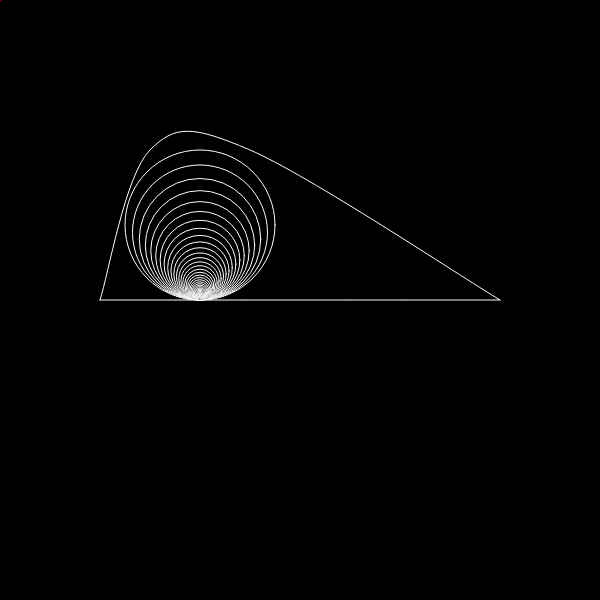
Frame 1 (no input)
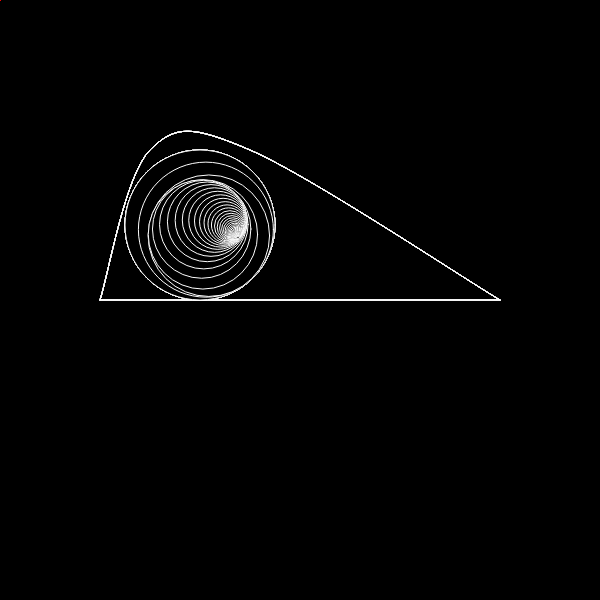
Frame 60 (no input)
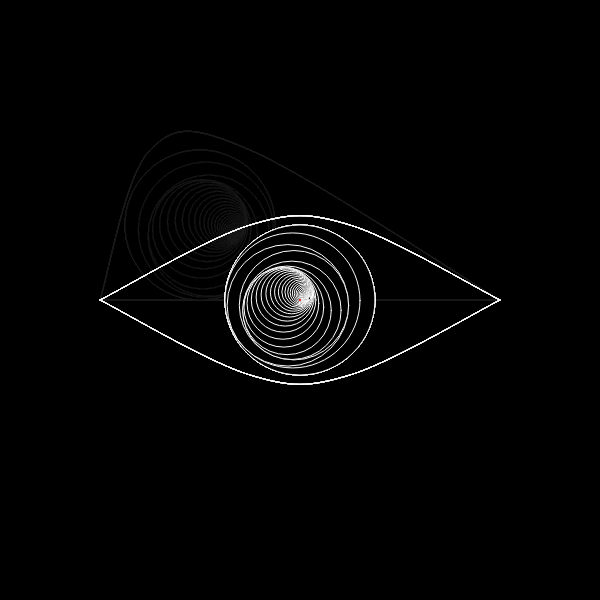
Frame 120 (the mouse pressed at the canvas centre since frame 60)

The p5.js sketch that drew these frames (run headless with seeded random() and noise() and a simulated clock; from frame 60 on, the mouse is pressed at the canvas centre):

// p5.js sketch
// ── sketch.js
// face with mouse-driven mouth curves and a chain of nested eyes

let a = 0;
let t = 0;
let eyes = new Array(40);

function setup() {
  createCanvas(600, 600);
  background(0);
  noStroke();
  noCursor();
}

function draw() {
  // soft fade instead of clear, matching the original's `rect(0,0,w,h)` with fill(0,10)
  noStroke();
  fill(0, 10);
  rect(0, 0, width, height);

  fill(255);
  const xl = map(mouseX, 0, width, width / 6 * 2 - 50, width / 6 * 3 + 50);
  const xr = map(mouseX, 0, width, width / 6 * 3 - 50, width / 6 * 4 + 50);
  const yU = map(mouseY, 0, height, height / 4, height / 2);
  const yL = map(mouseY, 0, height, height / 2, height / 4 * 3);

  noFill();
  stroke(255);
  beginShape();
  curveVertex(width / 6, height / 2);
  curveVertex(width / 6, height / 2);
  curveVertex(xl, yU);
  curveVertex(xr, yU);
  curveVertex(width / 6 * 5, height / 2);
  curveVertex(width / 6 * 5, height / 2);
  endShape();

  beginShape();
  curveVertex(width / 6, height / 2);
  curveVertex(width / 6, height / 2);
  curveVertex(xl, yL);
  curveVertex(xr, yL);
  curveVertex(width / 6 * 5, height / 2);
  curveVertex(width / 6 * 5, height / 2);
  endShape();

  for (let i = 0; i < eyes.length; i++) {
    if (i === 0) {
      eyes[i] = new Eye((xl + xr) / 2, (yU + yL) / 2, yL - yU);
    } else {
      eyes[i] = new Eye(
        sin(a / i) * eyes[i - 1].er / 20 + eyes[i - 1].ex,
        cos(a / i) * eyes[i - 1].er / 20 + eyes[i - 1].ey,
        eyes[i - 1].er * 0.9
      );
    }
    eyes[i].display(i % 2 === 0 ? 0 : 255);
  }

  t += 0.005;
  a += noise(t) * 0.4;

  fill(255, 0, 0);
  noStroke();
  ellipse(mouseX, mouseY, 2, 2);
}

class Eye {
  constructor(ex, ey, er) {
    this.ex = ex;
    this.ey = ey;
    this.er = er;
  }

  display(col) {
    fill(0);
    stroke(255);
    ellipse(this.ex, this.ey, this.er, this.er);
  }
}
